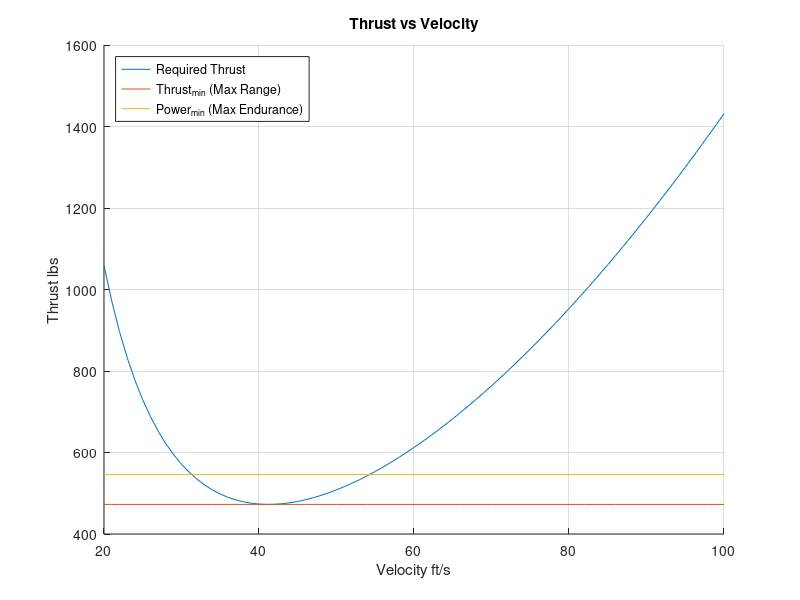
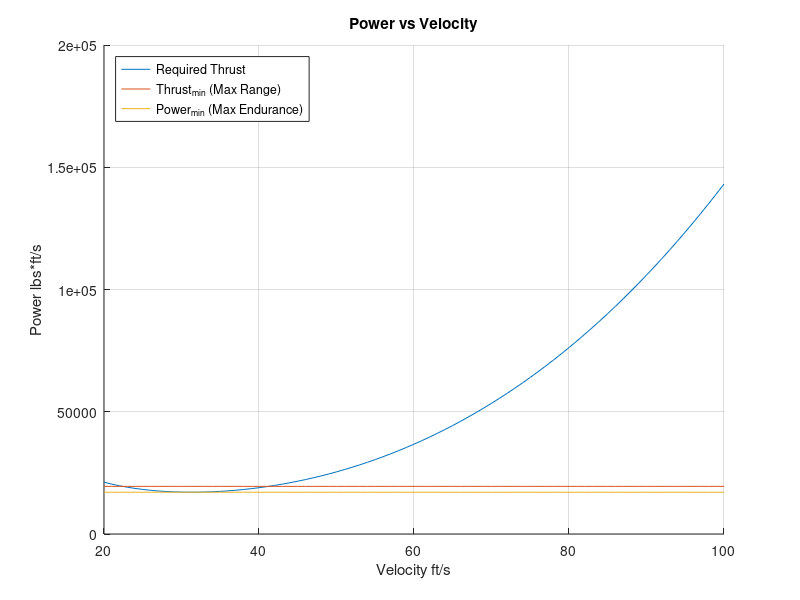

Source code (MATLAB) for these figures, in order:
clear,clc

c_D0 = 0.047118076373558;
rho = 1.181087302711655; % Density
S = 5; % Planform
k = 0.093620554759938;
W = 3558; % N % Plane: 3558, Cargo: 2670, Total: 6228 
E = 1000000000; % J (1 Giga-joule)
E_m = E / 1000000000; % GJ

fprintf('Available Energy: %.1f Gigajoule\n\n',E_m)

eta_pr = 0.9;
eta_mo = 0.92;

v_ra = sqrt(2*W/(rho*S)*sqrt(k/c_D0)); % m/s
v_R = v_ra * 3.6; % km/hr
v_en = sqrt(2*W/(rho*S)*sqrt(k/(3*c_D0))); % m/s
v_E = v_en * 3.6; % km/hr

T_min = 0.5*rho*S*c_D0*v_ra^2+(2*k*W^2)/(rho*S*v_ra^2); % N
P_min = 0.5*rho*S*c_D0*v_en^3+(2*k*W^2)/(rho*S*v_en); % N * m / s

% Max Range
Range_max_meters = E * eta_pr * eta_mo / T_min; % m
Range_R = Range_max_meters / 1000; % km
Time_R = E * eta_pr * eta_mo / (T_min * v_ra) / 3600; % Hours

fprintf('Max Range: \n')
fprintf('\tDistance Travelled: %.0f Kilometers\n',Range_R)
fprintf('\t       Time in Air: %.1f Hours\n',Time_R)
fprintf('\t          Velocity: %.0f km/hr\n\n',v_R)

% Max Endurance
Endurance = E * eta_pr * eta_mo / P_min; % s
Time_E = Endurance / 3600; % Hours
Range_E_feet = Endurance * v_en; % m
Range_E = Range_E_feet / 1000; % km

fprintf('Max Endurance: \n')
fprintf('\tDistance Travelled: %.0f Kilometers\n',Range_E)
fprintf('\t       Time in Air: %.1f Hours\n',Time_E)
fprintf('\t          Velocity: %.0f km/hr\n\n',v_E)

% Graphs
v = 20:100;
T = 0.5*rho*S*c_D0*v.^2+(2*k*W^2)./(rho*S*v.^2); % N
P = 0.5*rho*S*c_D0*v.^3+(2*k*W^2)./(rho*S*v); % N * m / s
T_Range(1:length(v),1) = T_min;
P_Endurance(1:length(v),1) = P_min;

figure(1), cla, title 'Thrust vs Velocity'
hold on, grid on, xlabel 'Velocity ft/s', ylabel 'Thrust lbs'
plot(v,T)
plot(v,T_Range)
plot(v,P_Endurance./v_en)
legend('Required Thrust','Thrust_m_i_n (Max Range)', ... 
    'Power_m_i_n (Max Endurance)','Location','northwest')

figure(2), cla, title 'Power vs Velocity'
hold on, grid on, xlabel 'Velocity ft/s', ylabel 'Power lbs*ft/s'
plot(v,P)
plot(v,T_Range.*v_ra)
plot(v,P_Endurance)
legend('Required Thrust','Thrust_m_i_n (Max Range)', ... 
    'Power_m_i_n (Max Endurance)','Location','northwest')

